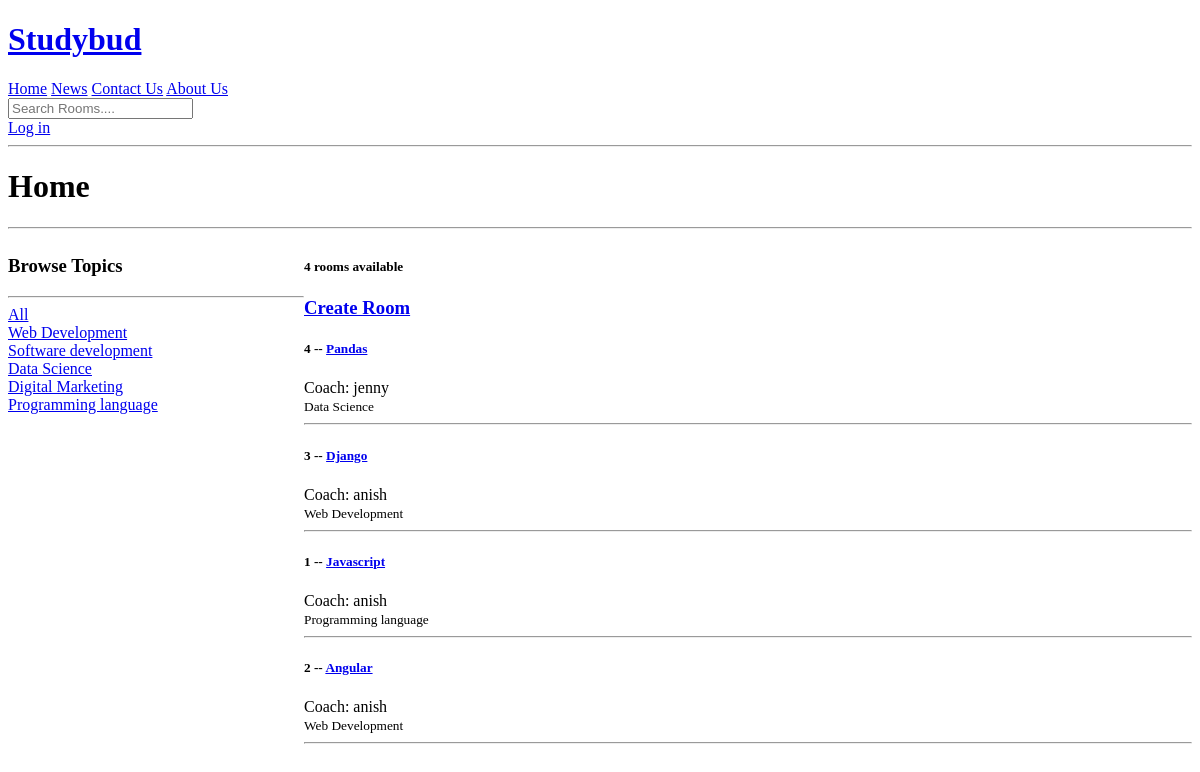
/, run on an earlier commit of the app's database.
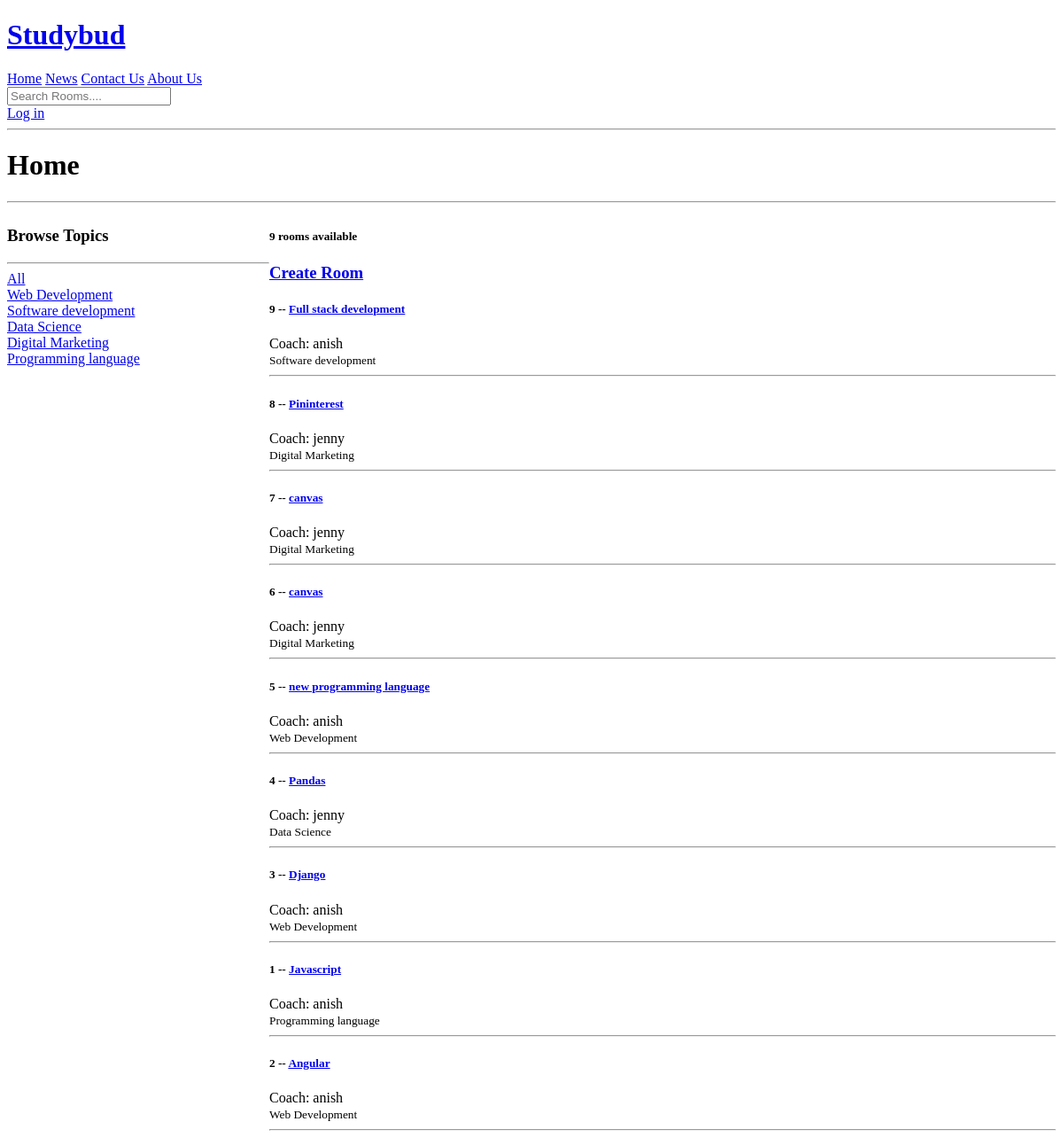
And on a later commit of the database.
### base/models.py (models this page shows, shortened)
class Topic (models.Model):
    name = models.CharField(max_length=200)

class Room(models.Model):
    host = models.ForeignKey(User, on_delete=models.SET_NULL, null=True)
    topic = models.ForeignKey(Topic, on_delete=models.SET_NULL, null=True)
    name = models.CharField(max_length=200)
    description = models.TextField(null = True, blank=True)
    updated = models.DateTimeField(auto_now=True)
    created = models.DateTimeField(auto_now_add=True)
    class Meta:
        ordering = ['-updated', '-created']

### base/views.py (the view)
# urls.py: path('',views.home , name='home'),
def home(request):
    q = request.GET.get('q') if request.GET.get('q') != None else ''
    rooms = Room.objects.filter(
        Q(topic__name__icontains=q) |
        Q(name__icontains=q) |
        Q(description__icontains=q)
    )
    topics = Topic.objects.all()
    room_count = rooms.count()
    context = {'rooms': rooms , 'topics' : topics, 'room_count': room_count }
    return render(request, 'base/home.html', context )

### base/templates/base/home.html (shortened to what this page needs)
{% extends 'main.html'%}
{% block content%}
<h1>Home</h1> <hr>
<div class="home-container">
    <div>
        <h3>Browse Topics</h3>
        <hr>
        <div>
            <a href="{% url 'home' %}">All</a>
        </div>
        {% for topic in topics %}
        <div>
            <a href="{% url 'home' %}?q={{topic.name}}">{{topic.name}}</a>
        </div>
        {% endfor %}
    </div>
    <div>
        <h5>{{room_count}} rooms available</h5>
        <a href="{% url 'create-room' %}"> <h3>Create Room</h3></a>
    <div>
        {% for room in rooms %}
        <div>
            <h5>{{room.id}} --  <a href="{% url 'room' room.id %}">{{room.name}}</a></h5>
            <span>Coach: {{room.host.username}}</span><br>
            <small>{{room.topic.name}}</small><br>
            <hr>
        </div>
        {% endfor %}
    </div>
    </div>
</div>
{% endblock content %}

### templates/main.html (shortened to what this page needs)
<!DOCTYPE html>
<html lang="en">
<head>
</head>
<body>
    {% include 'navbar.html'%}
    {% block content %}
    {% endblock content %}
</body>
</html>

### templates/navbar.html
<a href="/">
    <h1>Studybud</h1>
    <div class="topnav">
        <a class="active" href="home">Home</a>
        <a href="news">News</a>
        <a href="contact">Contact Us</a>
        <a href="about">About Us</a>
      </div>
</a>
<form action="{% url 'home' %}" method="GET">
  <input type="text" name="q"  placeholder="Search Rooms...."/>
</form>
{% if request.user.is_authenticated %}
<p>Hello {{request.user}}</p>
<a href="{% url 'logout' %}"> Log out</a>
{% else %}
<a href="{% url 'login' %}"> Log in </a>
{% endif %}
<hr>

### base/templates/base/home.html (style rules this page uses)
.home-container { display: grid; grid-template-columns: 1fr 3fr ; }

What changed in the data, as far as the page shows it:
added Room: id "9", name "Full stack development", host.username "anish", topic.name "Software development"
added Room: id "8", name "Pininterest", host.username "jenny", topic.name "Digital Marketing"
added Room: id "7", name "canvas", host.username "jenny", topic.name "Digital Marketing"
added Room: id "6", name "canvas", host.username "jenny", topic.name "Digital Marketing"
added Room: id "5", name "new programming language", host.username "anish", topic.name "Web Development"
Also different on the page:
{{ room_count }}: "4" → "9"
